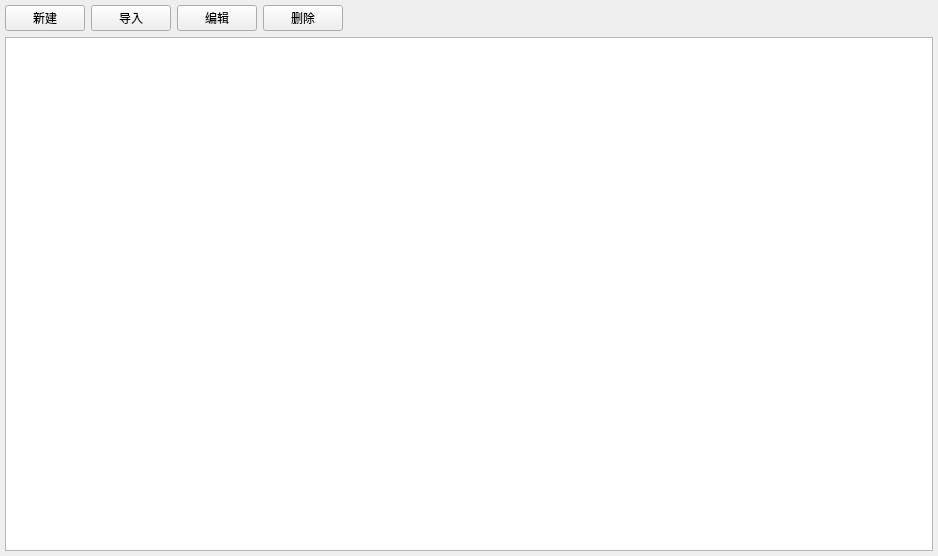
<?xml version="1.0" encoding="UTF-8"?>
<ui version="4.0">
 <class>ConfigurationOverview</class>
 <widget class="QWidget" name="ConfigurationOverview">
  <property name="geometry">
   <rect>
    <x>0</x>
    <y>0</y>
    <width>938</width>
    <height>556</height>
   </rect>
  </property>
  <property name="windowTitle">
   <string>Form</string>
  </property>
  <layout class="QVBoxLayout" name="verticalLayout">
   <property name="leftMargin">
    <number>5</number>
   </property>
   <property name="topMargin">
    <number>5</number>
   </property>
   <property name="rightMargin">
    <number>5</number>
   </property>
   <property name="bottomMargin">
    <number>5</number>
   </property>
   <item>
    <layout class="QHBoxLayout" name="overview_top_layout">
     <item>
      <widget class="QPushButton" name="btn_new_config">
       <property name="text">
        <string>新建</string>
       </property>
      </widget>
     </item>
     <item>
      <widget class="QPushButton" name="btn_import">
       <property name="text">
        <string>导入</string>
       </property>
      </widget>
     </item>
     <item>
      <widget class="QPushButton" name="btn_edit">
       <property name="text">
        <string>编辑</string>
       </property>
      </widget>
     </item>
     <item>
      <widget class="QPushButton" name="btn_delete">
       <property name="text">
        <string>删除</string>
       </property>
      </widget>
     </item>
     <item>
      <spacer name="horizontalSpacer">
       <property name="orientation">
        <enum>Qt::Horizontal</enum>
       </property>
       <property name="sizeHint" stdset="0">
        <size>
         <width>40</width>
         <height>20</height>
        </size>
       </property>
      </spacer>
     </item>
    </layout>
   </item>
   <item>
    <widget class="QTableWidget" name="table_overview"/>
   </item>
  </layout>
 </widget>
 <resources/>
 <connections/>
</ui>
